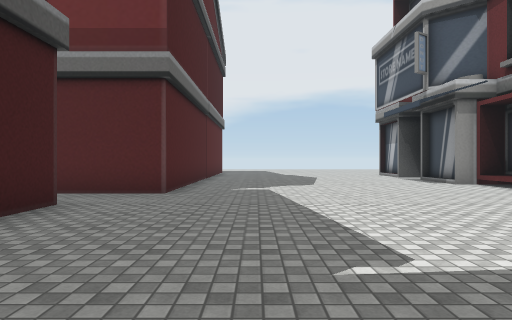
View 1 (above)

24 first-person views from a walk through a Unity game level. The camera is 1.3 m above the floor, looks level and sees 75° across. The floor is counted in squares, 2 m on a side. Each view is taken from the middle of a square. On the plan, view 1 faces up. The plan holds only what a view shows up to about 10 squares ahead; the rest is blank. The place goes on beyond the plan. Some animated figures are not drawn. Some surface patterns are stand-ins.

View 2
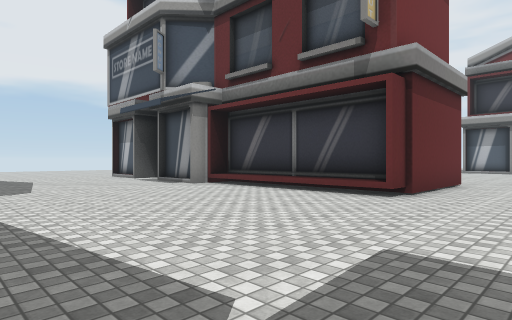

View 3
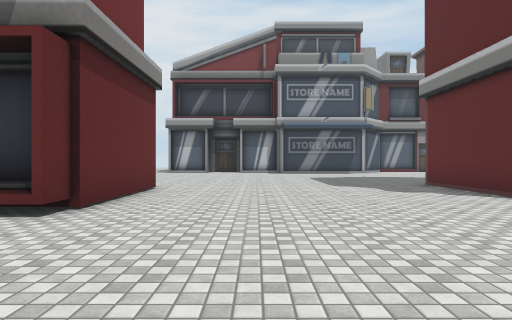

View 4
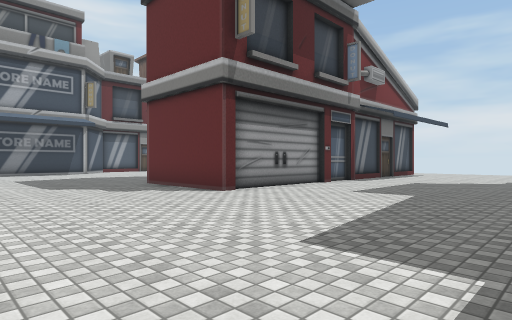

View 5
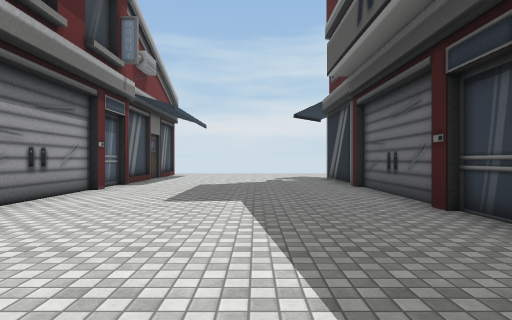

View 6
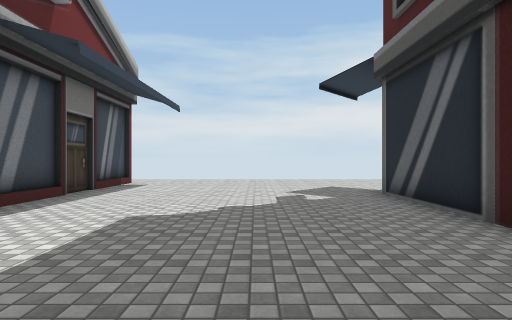

View 7
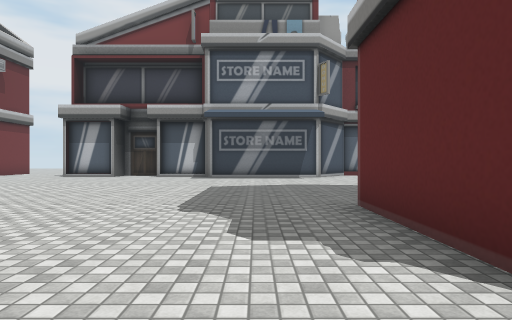

View 8
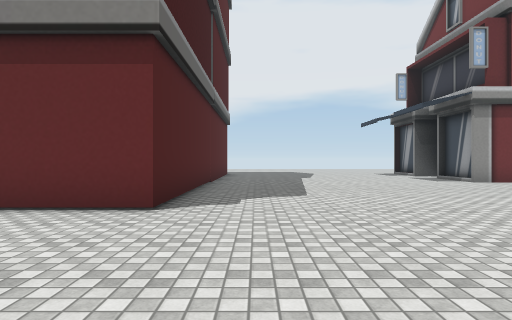

View 9
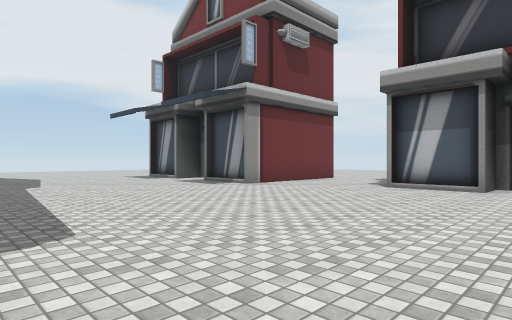

View 10
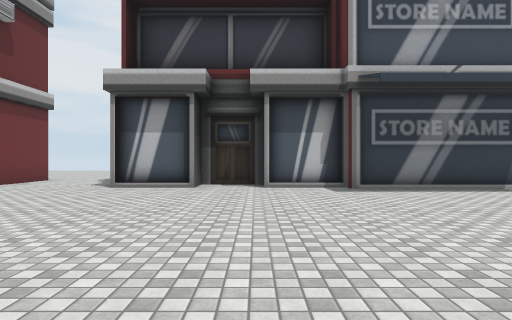

View 11
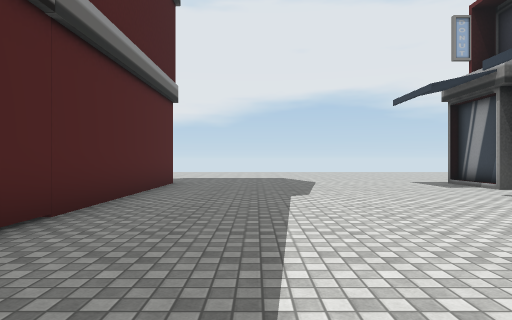

View 12
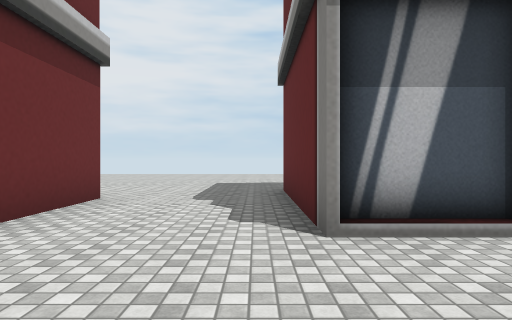

View 13
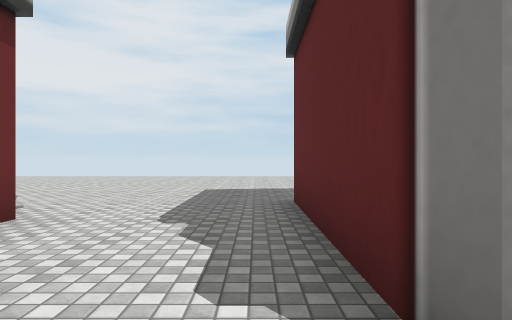

View 14
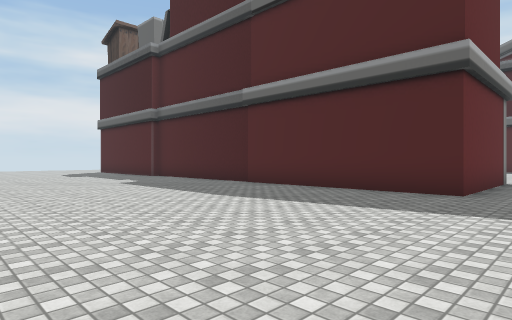

View 15
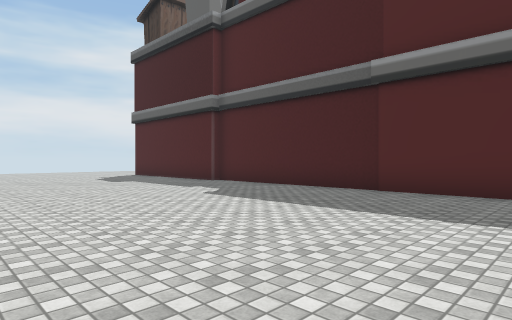

View 16
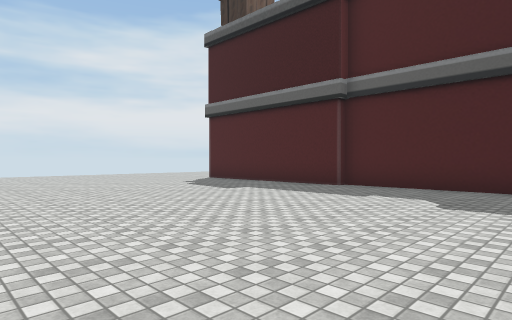

View 17
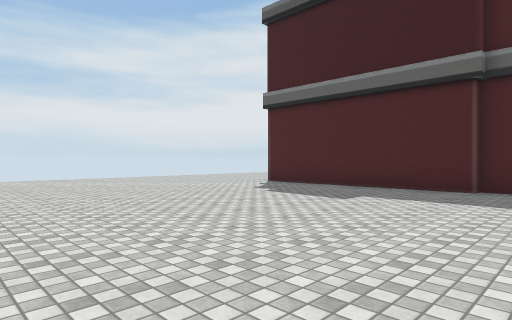

View 18
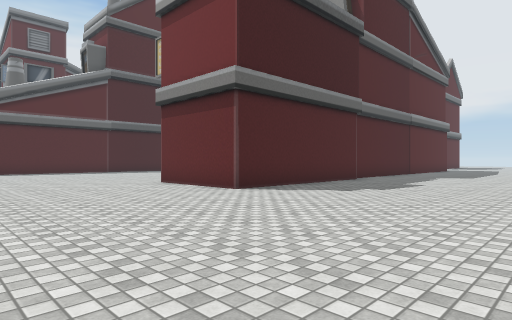

View 19
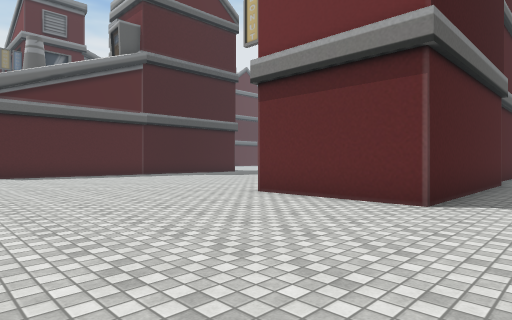

View 20
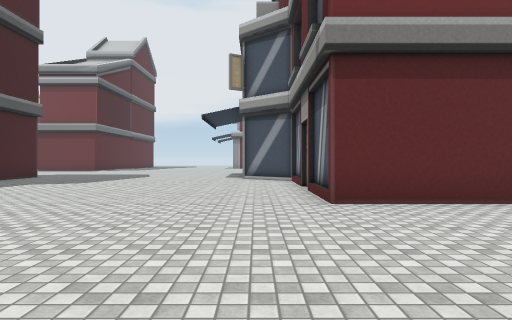

View 21
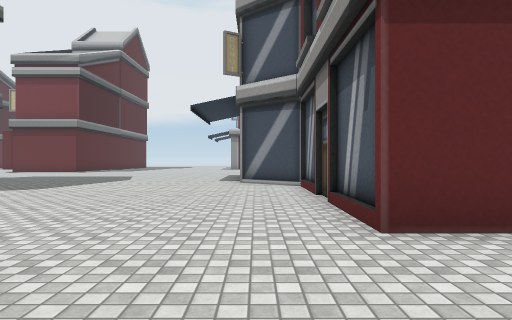

View 22
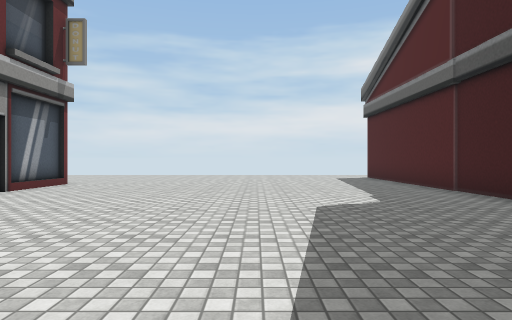

View 23
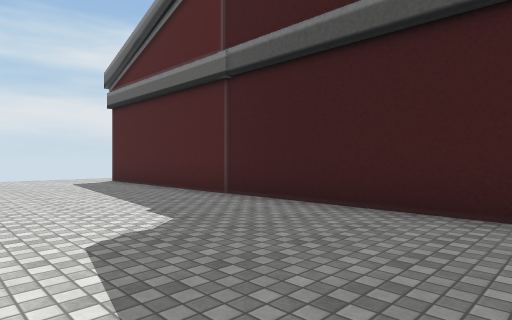

View 24
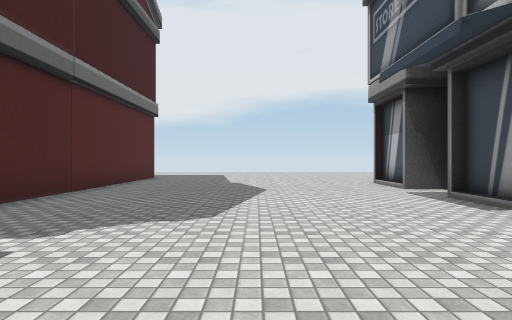

### Floor plan
Key: @ floor where view 1 was taken; # wall or solid block; . main floor; : floor 0.5 m higher than the main floor; O other object.
Columns run from 4 left of view 1 to 31 right of it. Each row starts with its distance up from view 1.
 15   O.......    ........
 14   O.......#  #........#
 13   O.......   #........#
 12   #........###........        ...
 11   O.......   #........       ....
 10   O.......   #........#    ......
  9   O.......# OO........####.......
  8   O.......:O O...................
  7 ##O.......:O O.....................
  6 ..........:O O.....................
  5  #........:O O.........#####.......
  4  #........:OOO.........##  #.......
  3   ........OO............#  #.......
  2   ......................#  #.......
  1    ....................##  #.......
  0     @ .................#   #.......
 -1       .................    #........
 -2       .................    #........
 -3      #.................    #........
 -4      #......###........    #........
 -5      #......###........#   #........
 -6      #......###..........###........
 -7      #......###..........###........
 -8      #......###.........## #........
 -9      O......# ##........## #.......
-10      O......#  #.........###.......
-11      O......#  #.........###.......
-12       ......#  #...................
-13      .......#  #...................
-14      .......#  #...................
-15      .......    .. ...............
-16                        . .........

Positions as (right, up) in squares from view 1, and headings:
1: (0, 0), facing up
2: (0, 1), facing up-right
3: (2, 1), facing right
4: (2, 1), facing down-right
5: (4, 0), facing down
6: (4, -5), facing down
7: (6, -2), facing right
8: (11, -1), facing up
9: (11, 2), facing up-right
10: (11, 2), facing right
11: (12, 5), facing up
12: (16, 6), facing right
13: (18, 6), facing right
14: (30, 7), facing down-left
15: (30, 3), facing down-left
16: (31, -1), facing down-left
17: (31, -4), facing down-left
18: (29, -16), facing up-left
19: (25, -16), facing up-left
20: (19, -16), facing up
21: (19, -14), facing up
22: (15, -2), facing down
23: (15, -4), facing down-left
24: (2, 5), facing up
